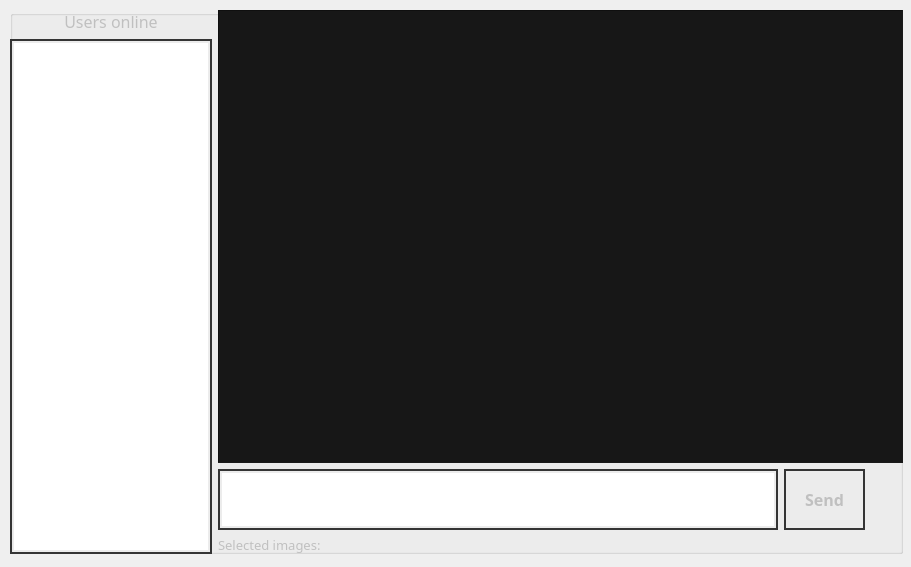
<?xml version="1.0" encoding="UTF-8"?>
<ui version="4.0">
 <class>chatwidget</class>
 <widget class="QDialog" name="chatwidget">
  <property name="geometry">
   <rect>
    <x>0</x>
    <y>0</y>
    <width>911</width>
    <height>567</height>
   </rect>
  </property>
  <property name="windowTitle">
   <string>Chat</string>
  </property>
  <property name="windowIcon">
   <iconset resource="../../interfacefinal/resource.qrc">
    <normaloff>:/images/logo.png</normaloff>:/images/logo.png</iconset>
  </property>
  <widget class="QGroupBox" name="groupBox">
   <property name="geometry">
    <rect>
     <x>10</x>
     <y>10</y>
     <width>893</width>
     <height>544</height>
    </rect>
   </property>
   <property name="title">
    <string/>
   </property>
   <widget class="QWidget" name="layoutWidget_3">
    <property name="geometry">
     <rect>
      <x>208</x>
      <y>0</y>
      <width>685</width>
      <height>544</height>
     </rect>
    </property>
    <layout class="QVBoxLayout" name="verticalLayout">
     <item>
      <widget class="QListWidget" name="Dialog_2">
       <property name="styleSheet">
        <string notr="true">background-color: rgb(23, 23, 23)</string>
       </property>
       <property name="frameShape">
        <enum>QFrame::Panel</enum>
       </property>
       <property name="resizeMode">
        <enum>QListView::Adjust</enum>
       </property>
       <property name="batchSize">
        <number>100</number>
       </property>
       <property name="wordWrap">
        <bool>true</bool>
       </property>
      </widget>
     </item>
     <item>
      <layout class="QHBoxLayout" name="horizontalLayout">
       <item>
        <widget class="QTextEdit" name="MessageLine">
         <property name="sizePolicy">
          <sizepolicy hsizetype="Expanding" vsizetype="Fixed">
           <horstretch>0</horstretch>
           <verstretch>0</verstretch>
          </sizepolicy>
         </property>
         <property name="minimumSize">
          <size>
           <width>556</width>
           <height>61</height>
          </size>
         </property>
         <property name="maximumSize">
          <size>
           <width>16777215</width>
           <height>16777215</height>
          </size>
         </property>
         <property name="font">
          <font>
           <family>Helvetica</family>
           <pointsize>11</pointsize>
          </font>
         </property>
         <property name="styleSheet">
          <string notr="true">color: silver;
selection-color: none;

border-width: 2px;
border-style: solid;
border-color: rgb(52, 52, 52);
padding: 2px;</string>
         </property>
         <property name="frameShape">
          <enum>QFrame::Panel</enum>
         </property>
         <property name="html">
          <string>&lt;!DOCTYPE HTML PUBLIC &quot;-//W3C//DTD HTML 4.0//EN&quot; &quot;http://www.w3.org/TR/REC-html40/strict.dtd&quot;&gt;
&lt;html&gt;&lt;head&gt;&lt;meta name=&quot;qrichtext&quot; content=&quot;1&quot; /&gt;&lt;style type=&quot;text/css&quot;&gt;
p, li { white-space: pre-wrap; }
&lt;/style&gt;&lt;/head&gt;&lt;body style=&quot; font-family:'Helvetica'; font-size:11pt; font-weight:400; font-style:normal;&quot;&gt;
&lt;p style=&quot;-qt-paragraph-type:empty; margin-top:0px; margin-bottom:0px; margin-left:0px; margin-right:0px; -qt-block-indent:0; text-indent:0px;&quot;&gt;&lt;br /&gt;&lt;/p&gt;&lt;/body&gt;&lt;/html&gt;</string>
         </property>
        </widget>
       </item>
       <item>
        <widget class="QPushButton" name="SendButton">
         <property name="sizePolicy">
          <sizepolicy hsizetype="Fixed" vsizetype="Fixed">
           <horstretch>0</horstretch>
           <verstretch>0</verstretch>
          </sizepolicy>
         </property>
         <property name="minimumSize">
          <size>
           <width>81</width>
           <height>61</height>
          </size>
         </property>
         <property name="maximumSize">
          <size>
           <width>81</width>
           <height>61</height>
          </size>
         </property>
         <property name="font">
          <font>
           <family>Gadugi</family>
           <pointsize>12</pointsize>
           <weight>75</weight>
           <bold>true</bold>
          </font>
         </property>
         <property name="cursor">
          <cursorShape>PointingHandCursor</cursorShape>
         </property>
         <property name="styleSheet">
          <string notr="true">QPushButton{
color: silver;
border-width: 2px;
border-style: solid;
border-color: rgb(52, 52, 52);
padding: 4px;
}

QPushButton:pressed{
padding: 2px;
}
</string>
         </property>
         <property name="text">
          <string>Send</string>
         </property>
        </widget>
       </item>
       <item>
        <widget class="QPushButton" name="loadImageButton">
         <property name="styleSheet">
          <string notr="true">QPushButton {
image: url(&quot;:/Image/attach.png&quot;);
background: none;
outline:none;
border:none;
width: 32px;
height: 48px;
}
</string>
         </property>
         <property name="text">
          <string/>
         </property>
        </widget>
       </item>
      </layout>
     </item>
     <item>
      <widget class="QLabel" name="LoadedImages">
       <property name="font">
        <font>
         <family>Gadugi</family>
         <pointsize>10</pointsize>
        </font>
       </property>
       <property name="styleSheet">
        <string notr="true">color:silver;</string>
       </property>
       <property name="text">
        <string>Selected images:</string>
       </property>
      </widget>
     </item>
    </layout>
   </widget>
   <widget class="QWidget" name="layoutWidget_4">
    <property name="geometry">
     <rect>
      <x>0</x>
      <y>0</y>
      <width>202</width>
      <height>544</height>
     </rect>
    </property>
    <layout class="QVBoxLayout" name="verticalLayout_2">
     <item>
      <widget class="QLabel" name="label">
       <property name="font">
        <font>
         <family>Gadugi</family>
         <pointsize>12</pointsize>
        </font>
       </property>
       <property name="styleSheet">
        <string notr="true">color: silver;</string>
       </property>
       <property name="text">
        <string>Users online</string>
       </property>
       <property name="alignment">
        <set>Qt::AlignCenter</set>
       </property>
      </widget>
     </item>
     <item>
      <widget class="QListWidget" name="Users">
       <property name="minimumSize">
        <size>
         <width>200</width>
         <height>0</height>
        </size>
       </property>
       <property name="styleSheet">
        <string notr="true">color: silver;
border-width: 2px;
border-style: solid;
border-color: rgb(52, 52, 52);
padding: 2px;</string>
       </property>
       <property name="frameShape">
        <enum>QFrame::Panel</enum>
       </property>
      </widget>
     </item>
    </layout>
   </widget>
  </widget>
 </widget>
 <resources>
  <include location="../../interfacefinal/resource.qrc"/>
 </resources>
 <connections/>
</ui>
